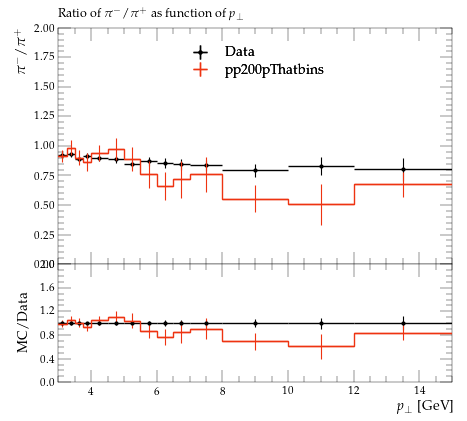

The script that saved this image:
#! /usr/bin/env python3

# This Python script was auto-generated using YODA v2.1.0.
# Analysis object: /STAR_2012_I930463/d07-x01-y01
# Timestamp: 08-10-2025 (02:59:01)

import matplotlib as mpl
import matplotlib.pyplot as plt
mpl.use('Agg') # comment out for interactive use
import os
import numpy as np
from numpy import nan, inf

plotDir = os.path.split(os.path.realpath(__file__))[0]
if 'YODA_USER_PLOT_PATH' in globals():
    plot_outdir = globals()['YODA_USER_PLOT_PATH']
else:
    plot_outdir = plotDir

#plot style
plt.style.use(os.path.join(plotDir, '../default.mplstyle'))
# plot metadata
figW, figH = plt.rcParams['figure.figsize']
ax_xLabel = r'$p_\perp$ [GeV]'
ax_yLabel = r'$\pi^- / \pi^+$'
ax_title  = r'Ratio of $\pi^{-} / \pi^{+}$ as function of $p_\perp$'
ax_xScale = 'linear'
ax_yScale = 'linear'
xLims = (3.0, 15.0)
yLims = (0.0, 2.0)

# TeX-friendly labels for the legend
labels = {
    'legend' : ([ r"Data", r"pp200pThatbins" ], r""),
}

# Adjust canvas width and height
canvasW = 10.0
canvasH = 9.0
figW *= canvasW/10.
figH *= canvasH/9.

# Create figure and axis objects
fig, (ax, ratio0_ax) = plt.subplots(2, 1, sharex=True,
                  figsize=(figW,figH), gridspec_kw={'height_ratios': (6.0, 3.0)})

# Set figure margins
plt.subplots_adjust(
    left   = 1.0 * plt.rcParams['figure.subplot.left'],
    right  = 1.0 * plt.rcParams['figure.subplot.right'],
    top    = 1.0 * plt.rcParams['figure.subplot.top'],
    bottom = 1.0 * plt.rcParams['figure.subplot.bottom'])

ratio0_ax.yaxis.set_major_locator(mpl.ticker.MultipleLocator(0.4))
ratio0_ax.set_ylim(0.0, 2.0)
ratio0_ax.set_ylabel('MC/Data')

# the numerical data is stored in a separate file
dataf = dict()
prefix = os.path.split(__file__)[0]
if prefix:    prefix = prefix + '/'
exec(open(prefix+'d07-x01-y01__data.py').read(), dataf)


legend_handles = dict() # keep track of handles for the legend

# style options for curves
# starts at zorder>=5 to draw curve on top of legend
styles = {
  'Data': {
    'color' : 'black',
    'linestyle' : '-',
    'linewidth' : 1,
    'marker' : 'o',
    'markersize' : 2,
    'capsize' : 0.0,
    'zorder' : 5,
    'histstyle' : 0,
    'drawstyle' : 'steps-pre',
    'xerrorbars' : 1,
    'yerrorbars' : 1,
    'fillcolor' : None,
    'fillopacity' : 1.0,
    'ratio0_linestyle' : '-',
    'ratio0_linewidth' : 1,
    'ratio0_marker' : 'o',
    'ratio0_markersize' : 2,
    'ratio0_capsize' : 0.0,
    'ratio0_zorder' : 5,
    'ratio0_histstyle' : 0,
    'ratio0_drawstyle' : 'steps-pre',
    'ratio0_xerrorbars' : 1,
    'ratio0_yerrorbars' : 1,
  },
  'pp200pThatbins.yoda': {
    'color' : '#EE3311',
    'linestyle' : '-',
    'linewidth' : 1,
    'marker' : 'none',
    'markersize' : 2,
    'capsize' : 0.0,
    'zorder' : 6,
    'histstyle' : 1,
    'drawstyle' : 'steps-pre',
    'xerrorbars' : 1,
    'yerrorbars' : 1,
    'fillcolor' : None,
    'fillopacity' : 1.0,
    'ratio0_linestyle' : '-',
    'ratio0_linewidth' : 1,
    'ratio0_marker' : 'none',
    'ratio0_markersize' : 2,
    'ratio0_capsize' : 0.0,
    'ratio0_zorder' : 6,
    'ratio0_histstyle' : 1,
    'ratio0_drawstyle' : 'steps-pre',
    'ratio0_xerrorbars' : 1,
    'ratio0_yerrorbars' : 1,
  },
}

# curve from input yoda files in main panel
for label, yvals in dataf['yvals'].items():
    if all(np.isnan(v) for v in dataf['yvals'][label]):
        continue
    tmp = None
    if styles[label]['histstyle']: # draw as histogram
        xpos = dataf['xedges'][label] if styles[label]['drawstyle'] else dataf['xpoints'][label]
        ypos = np.insert(yvals, 0, yvals[0]) if styles[label]['drawstyle'] else yvals
        if styles[label]['fillcolor']: # fill area below curve
            ax.fill_between(xpos, ypos, step='pre',
                            color=styles[label]['fillcolor'],
                            alpha=styles[label]['fillopacity'])
        tmp, = ax.plot(xpos, ypos,
                       color=styles[label]['color'],
                       linestyle=styles[label]['linestyle'],
                       linewidth=styles[label]['linewidth'],
                       drawstyle=styles[label]['drawstyle'], solid_joinstyle='miter',
                       zorder=styles[label]['zorder'], label=label)
    tmp = ax.errorbar(dataf['xpoints'][label], yvals,
                      xerr=np.array(dataf['xerrs'][label])*styles[label]['xerrorbars'],
                      yerr=np.array(dataf['yerrs'][label])*styles[label]['yerrorbars'],
                      fmt=styles[label]['marker'], capsize=styles[label]['capsize'],
                      markersize=styles[label]['markersize'],
                      ecolor=styles[label]['color'],
                      color=styles[label]['color'], zorder=styles[label]['zorder'])
    tmp[-1][0].set_linestyle(styles[label]['linestyle'])
    tmp[-1][0].set_linewidth(styles[label]['linewidth'])
    if label in dataf['add_legend_handle']:  legend_handles[label] = tmp
    for varLabel in dataf['variation_yvals'].keys():
        if varLabel.startswith(label):
            tmp, = ax.plot(dataf['xedges'][label], dataf['variation_yvals'][varLabel],
                           color=styles[label]['color'],
                           linestyle=styles[label]['linestyle'],
                           linewidth=styles[label]['linewidth'],
                           drawstyle='steps-pre', solid_joinstyle='miter',
                           zorder=styles[label]['zorder'], alpha=0.5)


# plots on ratio panel
# curve from input yoda files in ratio panel
for label, yvals in dataf['ratio0_yvals'].items():
    if all(np.isnan(v) for v in yvals):
        continue
    if styles[label]['ratio0_histstyle']: # plot as histogram
        xpos = dataf['xedges']['Data'] if styles[label]['ratio0_drawstyle'] else dataf['xpoints']['Data']
        ypos = np.insert(yvals, 0, yvals[0]) if styles[label]['ratio0_drawstyle'] else yvals
        ratio0_ax.plot(xpos, ypos,
                       color=styles[label]['color'],
                       linewidth=styles[label]['linewidth'],
                       linestyle=styles[label]['ratio0_linestyle'],
                       drawstyle=styles[label]['ratio0_drawstyle'], zorder=styles[label]['zorder'],
                       solid_joinstyle='miter')
    tmp = ratio0_ax.errorbar(dataf['xpoints']['Data'], yvals,
                             xerr=np.array(dataf['ref_xerrs'])*styles[label]['ratio0_xerrorbars'],
                             yerr=np.array(dataf['ratio0_yerrs'][label])*styles[label]['ratio0_yerrorbars'],
                             fmt=styles[label]['ratio0_marker'], capsize=styles[label]['ratio0_capsize'],
                             markersize=styles[label]['ratio0_markersize'],
                             ecolor=styles[label]['color'],
                             color=styles[label]['color'])
    tmp[-1][0].set_linestyle(styles[label]['ratio0_linestyle'])
    tmp[-1][0].set_linewidth(styles[label]['ratio0_linewidth'])

    for varlabel in dataf['ratio0_variation_vals'].keys():
        if varlabel.startswith(label):
            ratio0_ax.plot(dataf['xedges']['Data'],
                            dataf['ratio0_variation_vals'][varlabel],
                            color=styles[label]['color'],
                            linestyle=styles[label]['linestyle'],
                            linewidth=styles[label]['linewidth'],
                            drawstyle='steps-pre', solid_joinstyle='miter',
                            zorder=1, alpha=0.5)

legend_items = list(legend_handles.values())
ax.add_artist(ax.legend(legend_items,
                        labels['legend'][0],
                        title=labels['legend'][1],
                        alignment='left',
                        loc='upper center',
                        bbox_to_anchor=(0.5, 0.97)))

# set plot metadata as defined above
ratio0_ax.set_xlabel(ax_xLabel)
ratio0_ax.xaxis.set_label_coords(1., -0.15)
ax.set_ylabel(ax_yLabel, ha='right', va='top')
ax.yaxis.set_label_coords(-0.11, 1.0)
ax.set_title(ax_title, loc='left')
ax.set_xscale(ax_xScale)
ax.set_yscale(ax_yScale)
ax.set_xlim(xLims)
ax.set_ylim(yLims)

# tick formatting
plt.rcParams['xtick.top'] = True
plt.rcParams['ytick.right'] = True
fig.align_ylabels((ax, ratio0_ax))
plt.savefig(os.path.join(plot_outdir, 'd07-x01-y01.pdf'), format='PDF')
plt.savefig(os.path.join(plot_outdir, 'd07-x01-y01.png'), format='PNG')

plt.close(fig)
